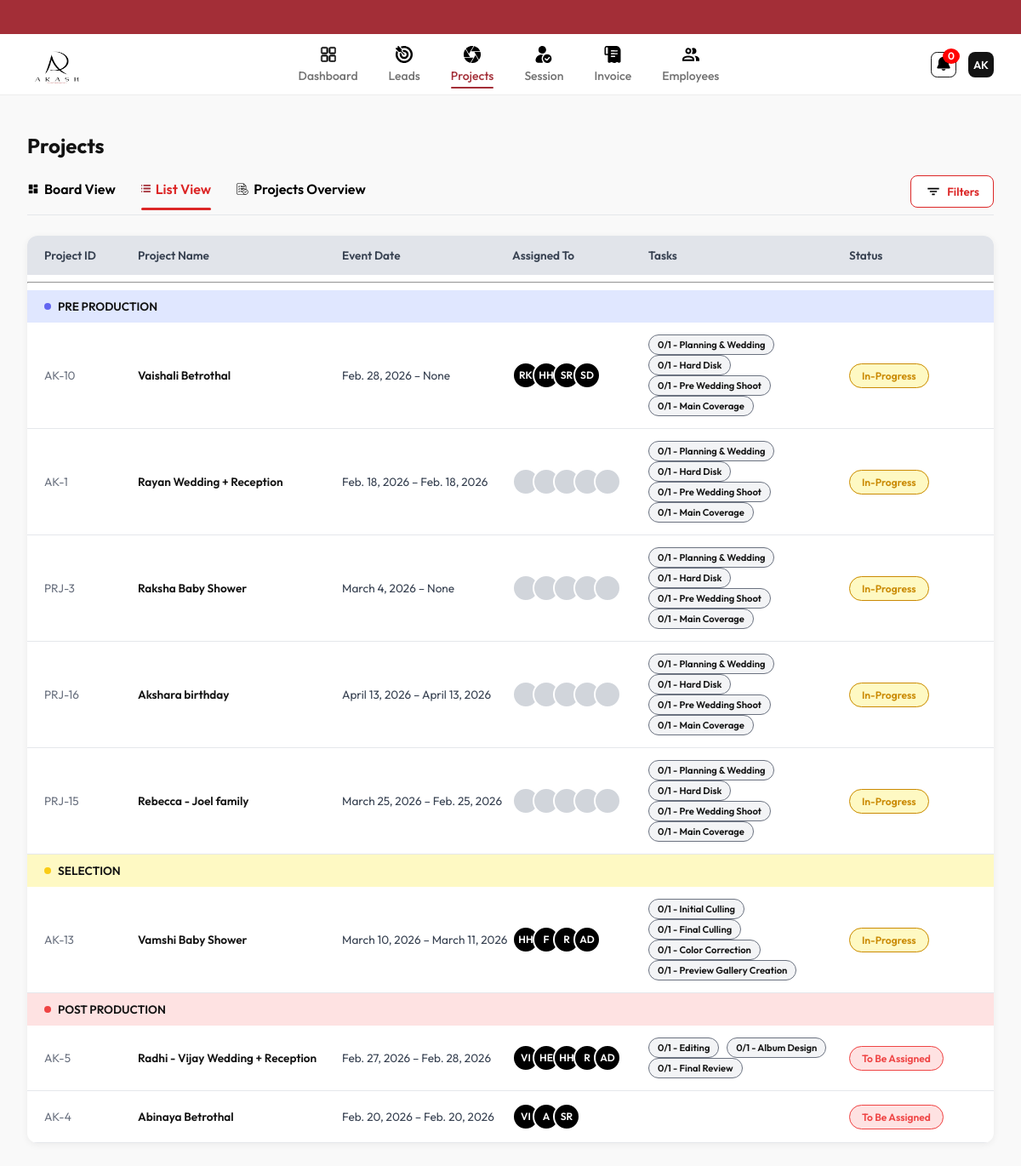
/projects/list/, run on the app's committed database.
### projects/models.py (models this page shows, shortened)
class Project(models.Model):
    STATUS_CHOICES = (
        ('to_assign', 'To Be Assigned'),
        ('pre_production', 'Pre Production'),
        ('selection', 'Selection'),
        ('post_production', 'Post Production'),
        ('completed', 'Completed'),
    )
    lead = models.OneToOneField(
        'leads.Lead',
        on_delete=models.CASCADE,
        related_name='project'
    )
    code = models.CharField(max_length=20, unique=True)
    client_name = models.CharField(max_length=120)
    event_type = models.CharField(max_length=50)
    venue = models.CharField(max_length=255, blank=True, null=True)
    time = models.TimeField(blank=True, null=True)
    duration = models.CharField(max_length=50, blank=True, null=True)
    due_date = models.DateField(blank=True, null=True)
    start_date = models.DateField(blank=True, null=True)
    end_date = models.DateField(blank=True, null=True)
    status = models.CharField(
        max_length=30,
        choices=STATUS_CHOICES,
        default='to_assign'
    )
    team = models.ManyToManyField(
        User,
        related_name="projects",
        blank=True
    )
    completed_tasks = models.IntegerField(default=0)
    total_tasks = models.IntegerField(default=0)
    def status_color(self):
        return {
            'to_assign': '#E9D5FF',
            'pre_production': '#E0E7FF',
            'selection': '#FEF9C3',
            'post_production': '#FEE2E2',
            'completed': '#DCFCE7',
        }.get(self.status, '#FFFFFF')
    def header_color(self):
        return {
            'to_assign': '#C084FC',
            'pre_production': '#6366F1',
            'selection': '#FACC15',
            'post_production': '#EF4444',
            'completed': '#22C55E',
        }.get(self.status, '#000000')
    def task_progress(self, keyword):
        qs = self.tasks.filter(title__icontains=keyword)
        return qs.filter(is_completed=True).count(), qs.count()

class ProjectTask(models.Model):
    STAGE_CHOICES = (
        ('pre', 'Pre Production'),
        ('selection', 'Selection'),
        ('post', 'Post Production'),
    )
    project = models.ForeignKey(
        Project,
        on_delete=models.CASCADE,
        related_name="tasks"
    )
    title = models.CharField(max_length=120)
    stage = models.CharField(max_length=20, choices=STAGE_CHOICES)
    is_completed = models.BooleanField(default=False)

### accounts/models.py (models this page shows, shortened)
class User(AbstractUser):
    ROLE_CHOICES = (
        ('admin', 'Admin'),
        ('team', 'Team Member'),
    )
    role = models.CharField(
        max_length=20,
        choices=ROLE_CHOICES,
        default='team'
    )
    photography_role = models.CharField(
        max_length=20,
        choices=PHOTOGRAPHY_ROLES,
        blank=True,
        null=True
    )

### projects/views.py (the view)
# urls.py: path("list/", views.projects_list, name="list"),
def projects_list(request):
    projects = Project.objects.prefetch_related("tasks", "team")
    projects = apply_project_filters(request, projects)
    grouped = OrderedDict([
        ("pre_production", []),
        ("selection", []),
        ("post_production", []),
    ])
    for project in projects:
        tasks = project.tasks.all()
        if project.status == "pre_production":
            project.stage_tasks = [
                ("Planning & Wedding", *project.task_progress("Planning")),
                ("Hard Disk", *project.task_progress("Hard Disk")),
                ("Pre Wedding Shoot", *project.task_progress("Pre Wedding")),
                ("Main Coverage", *project.task_progress("Main Coverage")),
            ]
        elif project.status == "selection":
            project.stage_tasks = [
                (task.title, 1 if task.is_completed else 0, 1)
                for task in tasks.filter(stage="selection")
            ]
        elif project.status == "post_production":
            project.stage_tasks = [
                (task.title, 1 if task.is_completed else 0, 1)
                for task in tasks.filter(stage="post")
            ]
        if project.status in grouped:
            grouped[project.status].append(project)
    return render(request, "projects_list.html", {
    "grouped_projects": grouped,
    "team_members": User.objects.all(),
    "filters": request.GET,
    "active_page": "projects",
})

### core/context_processors.py (called while the page is built)
def notifications(request):
    if request.user.is_authenticated:
        today = timezone.localdate()  # current date
        new_leads = Lead.objects.filter(status=Lead.STATUS_NEW, created_at__date=today)
        followup_leads = Lead.objects.filter(status=Lead.STATUS_FOLLOW, followup_date=today)
        notifications_list = []
        for lead in new_leads:
            notifications_list.append({
                "title": "New Lead Added",
                "details": f"{lead.name} ({lead.project_code})"
            })
        for lead in followup_leads:
            notifications_list.append({
                "title": "Lead Follow-Up",
                "details": f"{lead.name} ({lead.project_code})"
            })
    else:
        notifications_list = []
    return {
        "notifications": notifications_list
    }

### projects/views.py (called while the page is built)
def apply_project_filters(request, queryset):
    search = request.GET.get("search")
    status = request.GET.get("status")
    member = request.GET.get("member")
    start_date = request.GET.get("start_date")
    end_date = request.GET.get("end_date")
    if search:
        queryset = queryset.filter(
            Q(code__icontains=search) |
            Q(client_name__icontains=search) |
            Q(event_type__icontains=search)
        )
    if status:
        queryset = queryset.filter(status=status)
    if member:
        queryset = queryset.filter(team__id=member)
    if start_date:
        queryset = queryset.filter(start_date__gte=start_date)
    if end_date:
        queryset = queryset.filter(end_date__lte=end_date)
    return queryset.distinct()

### templates/projects_list.html (shortened to what this page needs)
{% extends "base.html" %}
{% load static %}
{% load humanize %}
{% block extra_css %}
<link rel="stylesheet" href="{% static 'css/projects_list.css' %}">
{% endblock %}
{% block content %}
<div class="page-container">
  <section class="overview">
    <h1 class="page-title">Projects</h1>
    <div class="views">
      <div class="view-item {% if 'board' in request.path %}active{% endif %}">
        <a href="{% url 'projects:board' %}">
          {% if 'board' in request.path %}
            <img src="{% static 'images/filled board view.svg' %}" class="icon">
          {% else %}
            <img src="{% static 'images/solid board view.svg' %}" class="icon">
          {% endif %}
          Board View
        </a>
      </div>
      <div class="view-item {% if 'list' in request.path %}active{% endif %}">
        <a href="{% url 'projects:list' %}">
          {% if 'list' in request.path %}
            <img src="{% static 'images/filled list view.svg' %}" class="icon">
          {% else %}
            <img src="{% static 'images/solid list view.svg' %}" class="icon">
          {% endif %}
          List View
        </a>
      </div>
      <div class="view-item {% if 'overview' in request.path %}active{% endif %}">
        <a href="{% url 'projects:overview' %}">
          {% if 'overview' in request.path %}
            <img src="{% static 'images/filled project overview.svg' %}" class="icon">
          {% else %}
            <img src="{% static 'images/solid project overview.svg' %}" class="icon">
          {% endif %}
          Projects Overview
        </a>
      </div>
      <div class="filter-wrapper">
        <button id="filterToggle" class="filter-btn">
          <img src="{% static 'images/filter.svg' %}" class="icon">
          Filters
        </button>
      </div>
    </div>
  </section>
  <section class="projects-list-wrapper">
    <div class="list-table">
      <div class="list-head">
        <div>Project ID</div>
        <div>Project Name</div>
        <div>Event Date</div>
        <div>Assigned To</div>
        <div>Tasks</div>
        <div>Status</div>
      </div>
      <hr>
      {% for status, projects in grouped_projects.items %}
        {% if projects %}
        <div class="list-section"
             style="background: {{ projects.0.status_color }}">
          <span class="section-dot"
                style="background: {{ projects.0.header_color }}"></span>
          {{ projects.0.get_status_display|upper }}
        </div>
        {% for project in projects %}
        <div class="list-row clickable-row"
             data-session-url="{% url 'projects:project_sessions' project.id %}">
          <div class="code">{{ project.code }}</div>
          <div class="name">
            {{ project.client_name }} {{ project.event_type }}
          </div>
          <div class="date">
            {{ project.start_date }} – {{ project.end_date }}
          </div>
          <div class="avatars">
            {% for member in project.team.all|slice:":5" %}
              <div class="avatar">
                {{ member.username|slice:":2"|upper }}
              </div>
            {% empty %}
              {% for i in "12345" %}
                <div class="avatar empty"></div>
              {% endfor %}
            {% endfor %}
          </div>
          <div class="task-pills">
            {% for title, completed, total in project.stage_tasks %}
              <span class="task-pill">
                {{ completed }}/{{ total }} - {{ title }}
              </span>
            {% endfor %}
          </div>
          <div>
            {% if project.status == "pre_production" or project.status == "selection" %}
              <span class="status-pill yellow">In-Progress</span>
            {% elif project.status == "post_production" %}
              <span class="status-pill red">To Be Assigned</span>
            {% elif project.status == "completed" %}
              <span class="status-pill green">Completed</span>
            {% endif %}
          </div>
        </div>
        {% endfor %}
        {% endif %}
      {% endfor %}
    </div>
  </section>
</div>
{% endblock %}

### static/css/base.css (style rules this page uses)
:root { --red: #A32E37; --black: #131313; --border: #EDEDED; --bg: #F9F9F9; --white: #FFFFFF; }
* { box-sizing: border-box; font-family: 'Outfit', sans-serif; }
body { margin: 0; background: var(--bg); color: var(--black); }
.page-container { padding: 24px 32px 32px; }

### static/css/projects_list.css (style rules this page uses)
.views { display: flex; align-items: center; gap: 30px; margin-bottom: 1rem; border-bottom: 1px solid #e5e7eb; padding-bottom: 8px; }
.view-item { position: relative; padding-bottom: 6px; }
.view-item a { display: flex; align-items: center; gap: 6px; text-decoration: none; color: #000; font-weight: 600; transition: 0.2s ease; }
.view-item.active a { color: #dc2626; }
.view-item.active::after { content: ""; position: absolute; bottom: -9px; left: 0; width: 100%; height: 3px; background: #dc2626; border-radius: 3px; }
.filter-wrapper { position: relative; margin-left: auto; }
.filter-btn { display: flex; align-items: center; gap: 6px; background: #ffffff; border: 1px solid #dc2626; color: #dc2626; padding: 8px 16px; border-radius: 8px; font-weight: 600; cursor: pointer; transition: 0.2s ease; }
.projects-list-wrapper { margin-top: 1.5rem; }
.list-table { background: #fff; border-radius: 12px; overflow: hidden; box-shadow: 0 2px 8px rgba(0,0,0,0.06); }
.list-head { display: grid; grid-template-columns: 110px 240px 200px 160px 1fr 150px; padding: 14px 20px; font-size: 0.85rem; font-weight: 600; background: #e1e4ea; color: #374151; }
.list-section { display: flex; align-items: center; padding: 10px 20px; font-weight: 600; font-size: 0.85rem; }
.section-dot { width: 8px; height: 8px; border-radius: 50%; margin-right: 8px; }
.list-row { display: grid; grid-template-columns: 110px 240px 200px 160px 1fr 150px; align-items: center; padding: 14px 20px; font-size: 0.85rem; border-bottom: 1px solid #e5e7eb; transition: 0.2s ease; }
.clickable-row { cursor: pointer; }
.code { color: #6b7280; }
.name { font-weight: 600; }
.date { color: #374151; }
.avatars { display: flex; align-items: center; }
.avatar { width: 32px; height: 32px; border-radius: 50%; background: #000; color: #fff; font-size: 0.75rem; font-weight: 600; display: flex; align-items: center; justify-content: center; margin-left: -8px; border: 2px solid #fff; }
.avatar:first-child { margin-left: 0; }
.avatar.empty { background: #d1d5db; color: transparent; }
.task-pill { background: #f3f4f6; border: 1px solid #6b7280; border-radius: 20px; padding: 4px 10px; font-size: 0.7rem; font-weight: 600; margin-right: 6px; display: inline-block; }
.status-pill { padding: 6px 14px; border-radius: 20px; font-size: 0.75rem; font-weight: 600; }
.yellow { background: #fef9c3; color: #ca8a04; border: 1px solid #ca8a04; }
.red { background: #fee2e2; color: #ef4444; border: 1px solid #ef4444; }

### data on the page
Project: status "PRE PRODUCTION", code "AK-10", client_name "Vaishali", event_type "Betrothal", start_date "Feb. 28, 2026", end_date "None", stage_tasks "0" "0" "0" "0", stage_tasks "1" "1" "1" "1", stage_tasks "Planning & Wedding" "Hard Disk" "Pre Wedding Shoot" "Main Coverage", shows "In-Progress"
User: username "RK"
User: username "HH"
User: username "SR"
User: username "SD"
Project: code "AK-1", client_name "Rayan", event_type "Wedding + Reception", start_date "Feb. 18, 2026", end_date "Feb. 18, 2026", stage_tasks "0" "0" "0" "0", stage_tasks "1" "1" "1" "1", stage_tasks "Planning & Wedding" "Hard Disk" "Pre Wedding Shoot" "Main Coverage", status "In-Progress"
Project: code "PRJ-3", client_name "Raksha", event_type "Baby Shower", start_date "March 4, 2026", end_date "None", stage_tasks "0" "0" "0" "0", stage_tasks "1" "1" "1" "1", stage_tasks "Planning & Wedding" "Hard Disk" "Pre Wedding Shoot" "Main Coverage", status "In-Progress"
Project: code "PRJ-16", client_name "Akshara", event_type "birthday", start_date "April 13, 2026", end_date "April 13, 2026", stage_tasks "0" "0" "0" "0", stage_tasks "1" "1" "1" "1", stage_tasks "Planning & Wedding" "Hard Disk" "Pre Wedding Shoot" "Main Coverage", status "In-Progress"
Project: code "PRJ-15", client_name "Rebecca - Joel", event_type "family", start_date "March 25, 2026", end_date "Feb. 25, 2026", stage_tasks "0" "0" "0" "0", stage_tasks "1" "1" "1" "1", stage_tasks "Planning & Wedding" "Hard Disk" "Pre Wedding Shoot" "Main Coverage", status "In-Progress"
Project: status "SELECTION", code "AK-13", client_name "Vamshi", event_type "Baby Shower", start_date "March 10, 2026", end_date "March 11, 2026", stage_tasks "0" "0" "0" "0", stage_tasks "1" "1" "1" "1", shows "In-Progress"
User: username "F"
User: username "R"
User: username "AD"
ProjectTask: stage_tasks "Initial Culling"
ProjectTask: stage_tasks "Final Culling"
ProjectTask: stage_tasks "Color Correction"
ProjectTask: stage_tasks "Preview Gallery Creation"
Project: status "POST PRODUCTION", code "AK-5", client_name "Radhi - Vijay", event_type "Wedding + Reception", start_date "Feb. 27, 2026", end_date "Feb. 28, 2026", stage_tasks "0" "0" "0", stage_tasks "1" "1" "1", shows "To Be Assigned"
User: username "VI"
User: username "HE"
ProjectTask: stage_tasks "Editing"
ProjectTask: stage_tasks "Album Design"
ProjectTask: stage_tasks "Final Review"
Project: code "AK-4", client_name "Abinaya", event_type "Betrothal", start_date "Feb. 20, 2026", end_date "Feb. 20, 2026", status "To Be Assigned"
User: username "A"

### other printed values
{{ notifications|length }} "0"
